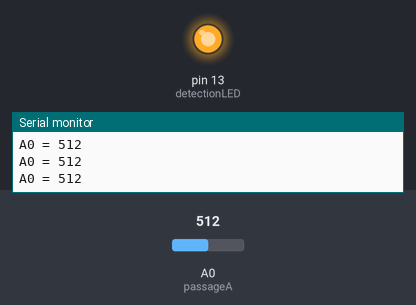
The sketch below on a simulated Arduino Uno, built with avr-gcc and run on an emulated ATmega328P. Parts: output pins drawn as LEDs (lit = HIGH), the last lines printed to the serial monitor. The inputs (shaded band) are chosen by the test bench; at power-on: A0 (passageA) = 512.

Above: at 1.2 s.
1.3 s: A0 (passageA) set to 217
2.8 s: A0 (passageA) set to 189
At 4.0 s:
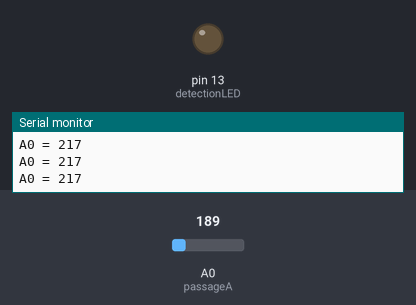
4.3 s: A0 (passageA) set to 210
At 5.3 s:
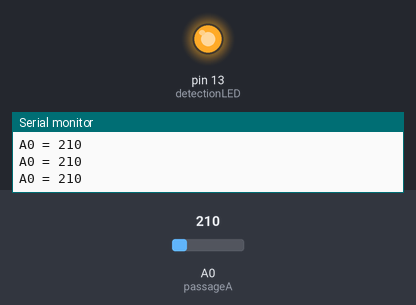
5.8 s: A0 (passageA) set to 190
At 6.5 s:
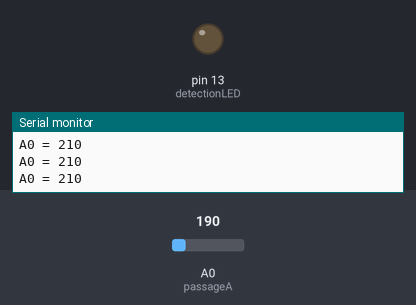
Timing chart, 0 to 8.3 s (numbered marks = the images above; inputs shaded):
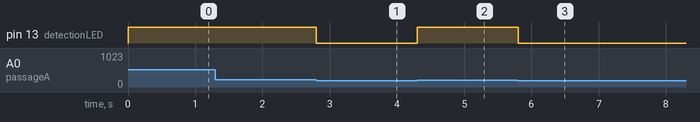

Measured:
- the behaviour switches between 201 and 200 on A0 (passageA) (found by bisection; images 0 and 1)
- after the input at 2.8 s, pin 13 (detectionLED): HIGH → LOW at once
- after the input at 4.3 s, pin 13 (detectionLED): LOW → HIGH at once
- after the input at 5.8 s, pin 13 (detectionLED): HIGH → LOW at once

The sketch:

LaPorteDesAbeilles.ino
```cpp
/*
 * Nous utilisons une variable pour stocker
 * le numéro du pin sur lequel nous branchons
 * le capteur infra rouge.
 * nous utilisons une constante avec const
 * et notre variable sera un entier int
 */
const int passageA = A0;

/*
 * pour la mesure de réflexion du capteur
 * nous utiliserons aussi une variable de type int
 */
int reflexion1;

/*
 * seuilA est notre valeur de référence,
 * au delà de cette valeur nous pourrons
 * penser que quelque chose est devant
 * le capteur
 */
int seuilA = 200;

/*
 * pin de la LED intégrée à la carte Arduino
 */
const int detectionLED = 13;

/*
* La fonction setup() est appelée
* au démarrage d'Arduino
*/
void setup() {
  // les instructions ci-dessous
  // entre les deux accolades {}
  // seront éxécutées à chaque démarrage

  // Nous activons la liaison série
  Serial.begin(9600);

  // Nous émettons un message :
  Serial.println("Starting setup");

  // nous stockons la valeur du capteur
  reflexion1 = analogRead(passageA);

  // nous affichons notre message
  Serial.println("A0/passageA a pour valeur:");

  // nous affichons notre variable
  Serial.println(reflexion1);

  // nous utiliserons detectionLED en sortie
  pinMode(detectionLED, OUTPUT);
}

/*
 * La fonction loop() est appelée
 * aussitôt après setup() et en "boucle"
 * à la fréquence de 25Mhz soit 25000 fois
 * par secondes
 */
void loop() {
  // le code sera répété tant que les ressources
  // en électricité et mémoire seront disponibles

  // nous stockons la valeur du capteur
  reflexion1 = analogRead(passageA);

  // Nous affichons la valeur si elle dépasse notre seuil
  if(reflexion1 > seuilA)
  {
    Serial.print("A0 = ");
    Serial.println(analogRead(passageA));
    digitalWrite(detectionLED, HIGH);
  }
  else
  {
    digitalWrite(detectionLED, LOW);
  }


}
```
